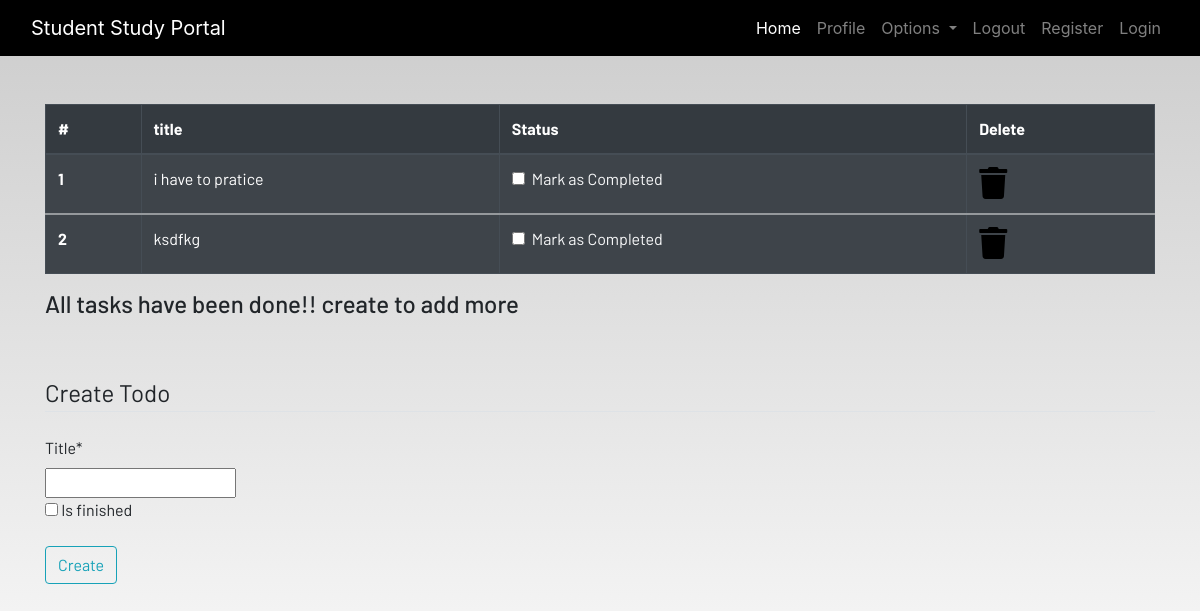
The page /todo (signed in) on the database as committed earlier.
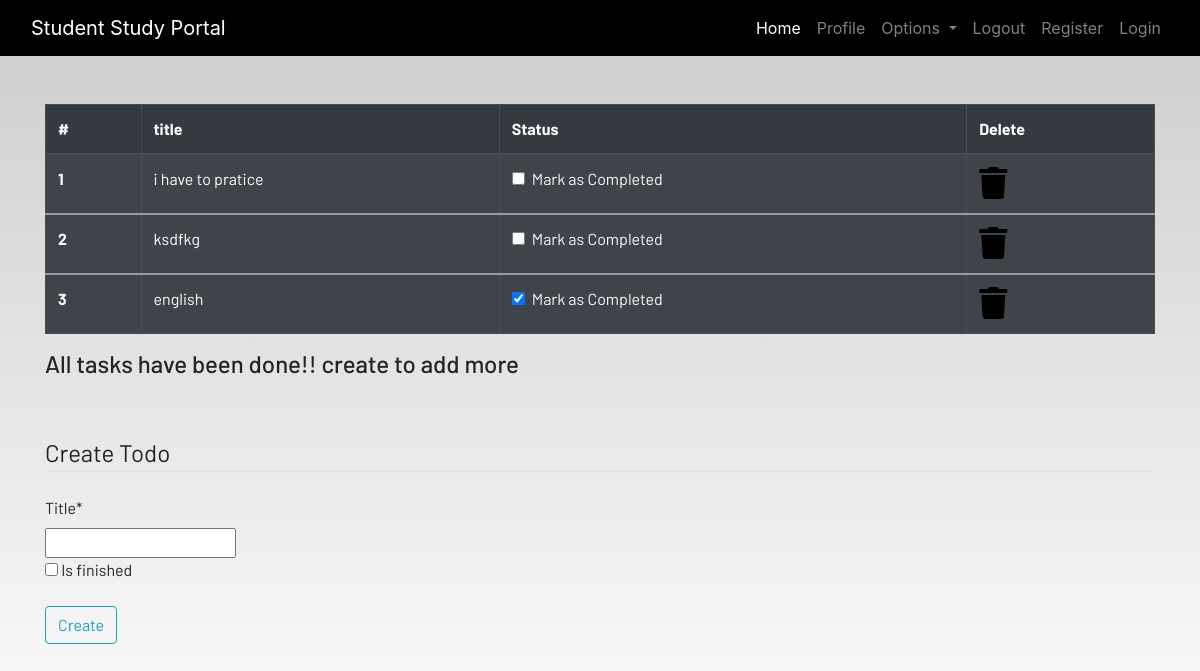
The same page on the database as committed later.
### dashboard/models.py (models this page shows, shortened)
class Todo(models.Model):
    user = models.ForeignKey(User, on_delete=models.CASCADE)
    title = models.CharField(max_length=100)
    is_finished = models.BooleanField(default=False)

### dashboard/views.py (the view)
# urls.py: path('todo', todo, name='todo'),
def todo(request):
    if request.method == 'POST':
        form = TodoForm(request.POST)
        if form.is_valid():
            try:
                finished = request.POST['is_finished']
                finished = finished == 'on'
            except Exception:
                finished = False
                todo = Todo(
                    user=request.user,
                    title=request.POST['title'],
                    is_finished=finished
                )
                todo.save()
                messages.success(
                    request, f"Todo added {request.user.username}!!!")
    else:
        form = TodoForm()
    todo = Todo.objects.filter(user=request.user)
    context = {
        'todo': todo,
        'form': form
    }
    return render(request, 'todo.html', context)

### dashboard/forms.py
class TodoForm(forms.ModelForm):
    class Meta:
        model = Todo
        fields = ['title', 'is_finished']

### dashboard/templates/todo.html (shortened to what this page needs)
{% extends 'base.html' %} {% load static %} {% block content %}
<div class="container">
  <table class="table table-striped table-bordered table-hover table-dark">
    <thead>
      <tr>
        <th scope="col">#</th>
        <th scope="col">title</th>
        <th scope="col">Status</th>
        <th scope="col">Delete</th>
      </tr>
    </thead>
    {% for do in todo %}
    <tbody>
      <tr>
        <th scope="row">{{forloop.counter}}</th>
        <td>{{do.title}}</td>
        <td>
          <a href="#">
            <div class="form-check">
              {% if do.is_finished == True %}
              <input
                class="form-check-input"
                type="checkbox"
                value=""
                checked
              />
              {% else %}
              <input class="form-check-input" type="checkbox" value="" />
              {% endif %}
              <label class="form-check-label text-light" for="flexCheckDefault">
                Mark as Completed
              </label>
            </div>
          </a>
        </td>
        <td>
          <a href="{% url 'todo-delete' do.id%}"
            ><i class="fa fa-trash fa-2x"></i
          ></a>
        </td>
      </tr>
    </tbody>
    {% endfor %}
  </table>
  <h4>All tasks have been done!! create to add more</h4>
</div>
<br /><br />
<div class="container">
  <form method="POST">
    <fieldset class="form-group">
      <legend class="border-bottom mb-4">Create Todo</legend>
      {% load crispy_forms_tags %}{{form|crispy}}
    </fieldset>
    <div class="form-group">
      <button href="" class="btn btn-outline-info" type="submit">Create</button>
    </div>
  </form>
</div>
{% endblock content %}

Rows that differ between the two databases and show on the page:
added Todo: title "english"
